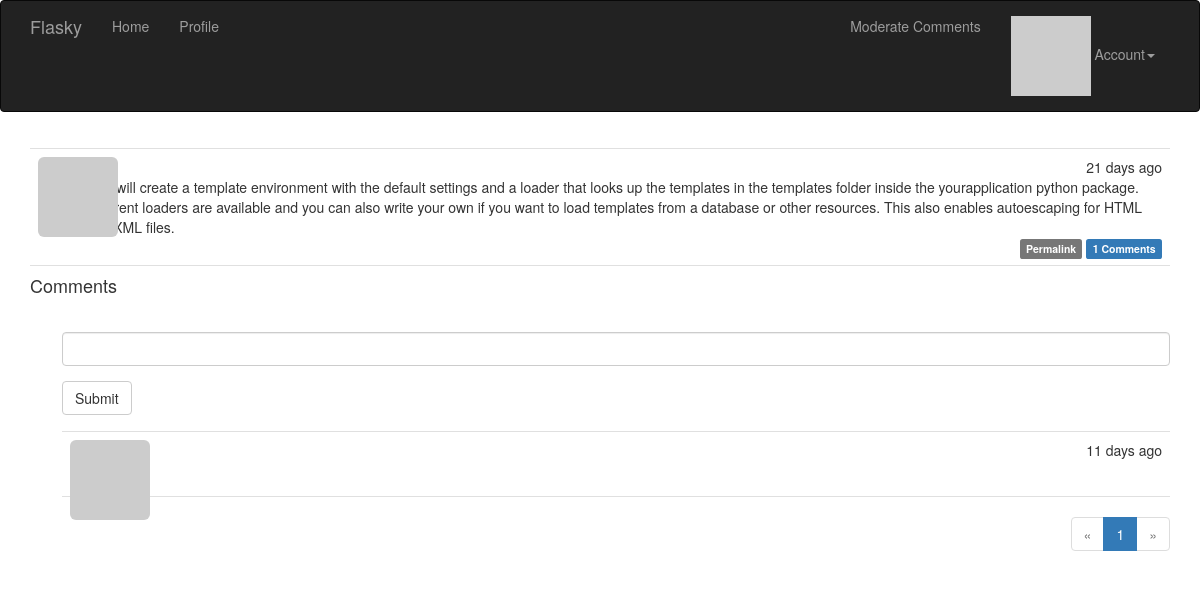
Page /post/4 (signed in) on the committed database.
### app/models.py (models this page shows, shortened)
class Post(db.Model):
    __tablename__ = 'posts'
    id = db.Column(db.Integer, primary_key=True)
    body = db.Column(db.Text)
    body_html = db.Column(db.Text)
    timestamp = db.Column(db.DateTime, index=True, default=datetime.utcnow)
    author_id = db.Column(db.Integer, db.ForeignKey('users.id'))
    comments = db.relationship('Comment', backref='post', lazy='dynamic')

class Comment(db.Model):
    __tablename__ = 'comments'
    id = db.Column(db.Integer, primary_key=True)
    body = db.Column(db.Text)
    body_html = db.Column(db.Text)
    timestamp = db.Column(db.DateTime, index=True, default=datetime.utcnow)
    disabled = db.Column(db.Boolean)
    author_id = db.Column(db.Integer, db.ForeignKey('users.id'))
    post_id = db.Column(db.Integer, db.ForeignKey('posts.id'))

### app/main/views.py (the view, shortened to what this page needs)
@main.route('/post/<int:id>', methods=['GET', 'POST'])
def post(id):
    post = Post.query.get_or_404(id)
    form = CommentForm()
    page = request.args.get('page', 1, type=int)
    if page == -1:
        page = (post.comments.count() - 1) // \
                current_app.config['FLASKY_COMMENTS_PER_PAGE'] + 1
    pagination = post.comments.order_by(Comment.timestamp.asc()).paginate(
        page, per_page=current_app.config['FLASKY_COMMENTS_PER_PAGE'],
        error_out=False)
    comments = pagination.items
    return render_template('post.html', posts=[post], form=form,
                           comments=comments, pagination=pagination)

### app/main/forms.py
class CommentForm(FlaskForm):
    body = StringField('', validators=[Required()])
    submit = SubmitField('Submit')

### app/auth/views.py (called while the page is built)
@auth.before_app_request
def before_request():
    if current_user.is_authenticated:
        current_user.ping()
        if not current_user.confirmed \
                and request.endpoint \
                and request.endpoint[:5] != 'auth.' \
                and request.endpoint != 'static':
            return redirect(url_for('auth.unconfirmed'))

### app/main/__init__.py (called while the page is built)
@main.app_context_processor
def inject_permissions():
    return dict(Permission=Permission)

### app/main/views.py (called while the page is built)
@main.after_app_request
def after_request(response):
    for query in get_debug_queries():
        if query.duration >= current_app.config['FLASKY_SLOW_DB_QUERY_TIME']:
            current_app.logger.warning(
                'Slow query: %s\nParameters: %s\nDuration: %fs\nContext: %s\n' %
                (query.statement, query.parameters, query.duration,
                 query.context))
    return response

### app/models.py (called while the page is built)
@login_manager.user_loader
def load_user(user_id):
    return User.query.get(int(user_id))

    def can(self, permissions):
        return self.role is not None and \
            (self.role.permissions & permissions) == permissions

    def is_administrator(self):
        return self.can(Permission.ADMINISTER)

    def ping(self):
        self.last_seen = datetime.utcnow()
        db.session.add(self)

    def gravatar(self, size=100, default='identicon', rating='g'):
        if request.is_secure:
            url = 'https://secure.gravatar.com/avatar'
        else:
            url = 'http://www.gravatar.com/avatar'
        hash = self.avatar_hash or hashlib.md5(
            self.email.encode('utf-8')).hexdigest()
        return '{url}/{hash}?s={size}&d={default}&r={rating}'.format(
            url=url, hash=hash, size=size, default=default, rating=rating)

### app/templates/post.html (shortened to what this page needs)
{% extends "base.html" %}
{% import "bootstrap/wtf.html" as wtf %}
{% import "_macros.html" as macros %}
{% block page_content %}
{% include '_posts.html' %}
<h4 id="comments">Comments</h4>
{% if current_user.can(Permission.COMMENT) %}
<div class="comment-form">
  {{wtf.quick_form(form) }}
</div>
{% endif %}
{% include '_comments.html' %}
{% if pagination %}
<div class="pagination">
  {{ macros.pagination_widget(pagination, '.post', fragment='#comments',
  id=posts[0].id) }}
</div>
{% endif %}
{% endblock %}

### app/templates/_posts.html (shortened to what this page needs)
<ul class="posts">
  {% for post in posts %}
  <li class="post">
    <div class="post-thumbnail">
      <a href="{{ url_for('.user', username=post.author.username) }}">
        <img class="img-rounded profile-thumbnail" src="{{
        post.author.gravatar(size=40) }}">
      </a>
    </div>
    <div class="post-content">
      <div class="post-date">{{ moment(post.timestamp).fromNow() }}</div>
      <div class="post-author">
        <a href="{{ url_for('.user', username=post.author.username) }}">
        </a>
      </div>
      <div class="post-body">
        {% if post.body_html %}
          {{ post.body_html | safe }}
        {% else %}
          {{ post.body }}
        {% endif %}
      </div>
      <div class="post-footer">
        <a href="{{ url_for('.post', id=post.id) }}">
          <span class="label label-default">Permalink</span>
        </a>
        <a href="{{ url_for('.post', id=post.id) }}#comments">
          <span class="label label-primary">{{ post.comments.count() }}
            Comments</span>
        </a>
      </div>
    </div>
  </li>
  {% endfor %}
</ul>

### app/templates/_comments.html (shortened to what this page needs)
<ul class="comments">
  {% for comment in comments %}
  <li class="comment">
    <div class="comment-thumbnail">
      <a href="{{ url_for('.user', username=comment.author.username) }}">
        <img class="img-rounded profile-thumbnail" src="{{
        comment.author.gravatar(size=40) }}">
      </a>
    </div>
    <div class="comment-content">
      <div class="comment-date">{{ moment(comment.timestamp).fromNow() }}</div>
      <div class="comment-author"><a href="{{ url_for('.user',
          username=comment.author.username) }}">{{ comment.author.username
          }}</a></div>
      <div class="comment-body">
      </div>
    </div>
  </li>
  {% endfor %}
</ul>

### app/static/styles.css (style rules this page uses)
a { text-decoration: none; }
.profile-thumbnail { position: absolute; }
ul.posts { list-style-type: none; padding: 0px; margin: 16px 0px 0px 0px; border-top: 1px solid #e0e0e0; }
ul.posts li.post { padding: 8px; border-bottom: 1px solid #e0e0e0; }
div.post-date { float: right; }
div.post-author { font-weight: bold; }
div.post-thumbnail { position: absolute; }
div.post-content { margin-left: 48px; min-height: 48px; }
div.post-footer { text-align: right; }
ul.comments { list-style-type: none; padding: 0px; margin: 16px 0px 0px 0px; }
ul.comments li.comment { margin-left: 32px; padding: 8px; border-bottom: 1px solid #e0e0e0; }
ul.comments li.comment:nth-child(1) { border-top: 1px solid #e0e0e0; }
div.comment-date { float: right; }
div.comment-author { font-weight: bold; }
div.comment-thumbnail { position: absolute; }
div.comment-content { margin-left: 48px; min-height: 48px; }
div.comment-form { margin: 16px 0px 16px 32px; }
div.pagination { width: 100%; text-align: right; padding: 0px; margin: 0px; }

### rows in the picture
Post: timestamp "21 days ago", body "This will create a template environment with the default settings and a loader that looks up the templates in the templates folder inside the yourapplication python package. Different loaders are available and you can also write your own if you want to load templates from a database or other resources. This also enables autoescaping for HTML and XML files.", comments.count "1"
Comment: timestamp "11 days ago"

### other values in the picture
{{ p }} "1"
